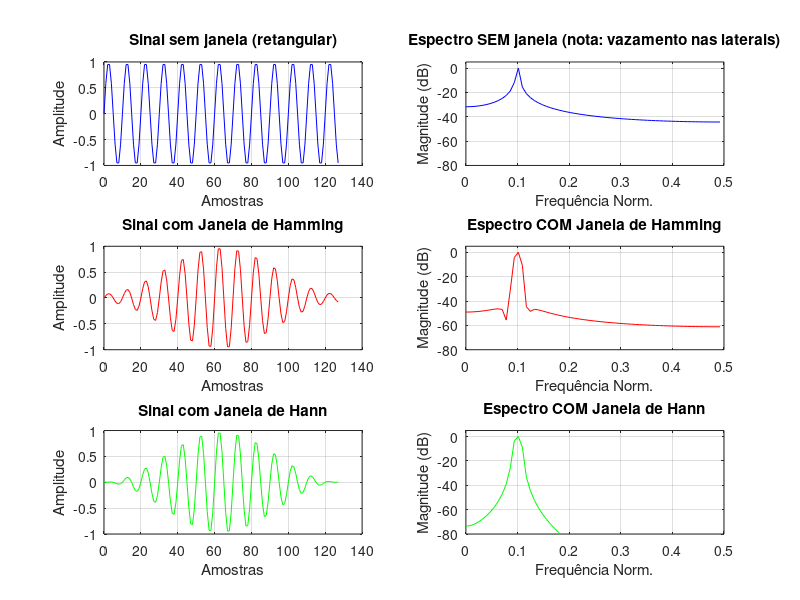
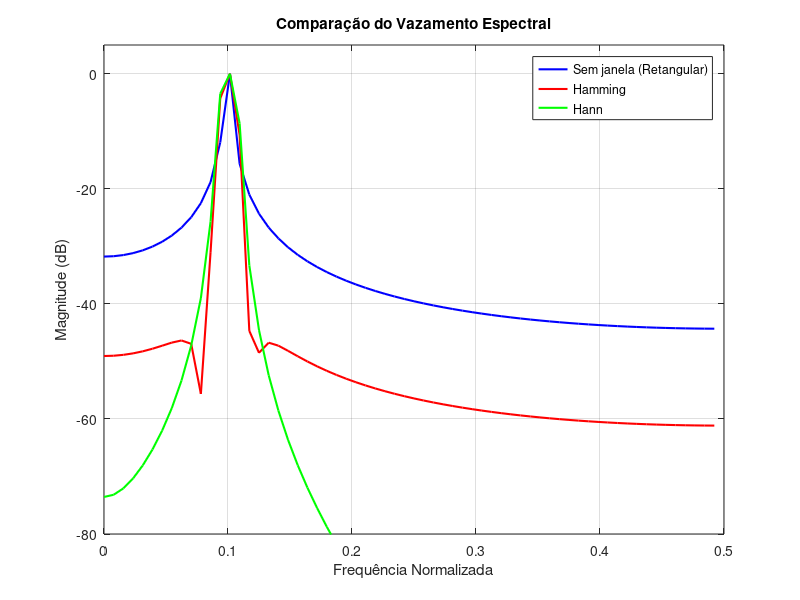

Here is the MATLAB script that generated these plots, in order:
% QUESTÃO 4 - Janelamento e Vazamento Espectral
% Compara o espectro sem janela (retangular) e com
% janela de Hamming para reduzir o vazamento


clear; clc; close all;

N  = 128;
n  = 0:N-1;
f0 = 0.1;   % frequência do sinal

% Sinal original (truncado = janela retangular implícita)
x = sin(2*pi*f0*n);

% Janela de Hamming (suaviza as bordas do sinal)
janela_hamming = hamming(N)';   % transposta pra virar linha
janela_hann    = hanning(N)';

% Aplicar janelas
x_hamming = x .* janela_hamming;
x_hann    = x .* janela_hann;

% Calcular FFTs
X_ret     = fft(x);
X_hamming = fft(x_hamming);
X_hann    = fft(x_hann);

freq    = (0:N-1)/N;
metade  = 1:N/2;
f_eixo  = freq(metade);

% Escala em dB para visualizar melhor o vazamento
dB = @(V) 20*log10(abs(V(metade))/max(abs(V(metade))) + 1e-10);

mag_ret     = dB(X_ret);
mag_hamming = dB(X_hamming);
mag_hann    = dB(X_hann);

% --- Plotar janelas no tempo ---
figure('Name','Questão 4 - Janelamento','NumberTitle','off');

subplot(3,2,1);
plot(n, x, 'b');
title('Sinal sem janela (retangular)');
xlabel('Amostras'); ylabel('Amplitude'); grid on;

subplot(3,2,2);
plot(f_eixo, mag_ret, 'b');
title('Espectro SEM janela (nota: vazamento nas laterais)');
xlabel('Frequência Norm.'); ylabel('Magnitude (dB)'); ylim([-80 5]); grid on;

subplot(3,2,3);
plot(n, x_hamming, 'r');
title('Sinal com Janela de Hamming');
xlabel('Amostras'); ylabel('Amplitude'); grid on;

subplot(3,2,4);
plot(f_eixo, mag_hamming, 'r');
title('Espectro COM Janela de Hamming');
xlabel('Frequência Norm.'); ylabel('Magnitude (dB)'); ylim([-80 5]); grid on;

subplot(3,2,5);
plot(n, x_hann, 'g');
title('Sinal com Janela de Hann');
xlabel('Amostras'); ylabel('Amplitude'); grid on;

subplot(3,2,6);
plot(f_eixo, mag_hann, 'g');
title('Espectro COM Janela de Hann');
xlabel('Frequência Norm.'); ylabel('Magnitude (dB)'); ylim([-80 5]); grid on;

% Comparação lado a lado
figure('Name','Comparação de Janelas','NumberTitle','off');
plot(f_eixo, mag_ret, 'b', 'LineWidth', 1.5); hold on;
plot(f_eixo, mag_hamming, 'r', 'LineWidth', 1.5);
plot(f_eixo, mag_hann, 'g', 'LineWidth', 1.5);
legend('Sem janela (Retangular)','Hamming','Hann');
title('Comparação do Vazamento Espectral');
xlabel('Frequência Normalizada'); ylabel('Magnitude (dB)');
ylim([-80 5]); grid on;

% DISCUSSÃO:
% Sem janela, o espectro tem o pico correto em f0=0.1, mas
% com "caudas" largas (vazamento) que podem mascarar frequências próximas.
% Com Hamming ou Hann, o pico principal fica um pouco mais largo,
% mas as caudas laterais caem muito mais rápido, reduzindo o vazamento.
% Para análise de sinais com frequências muito próximas, a janela
% retangular pode confundir os picos. Hamming/Hann são mais confiáveis.
